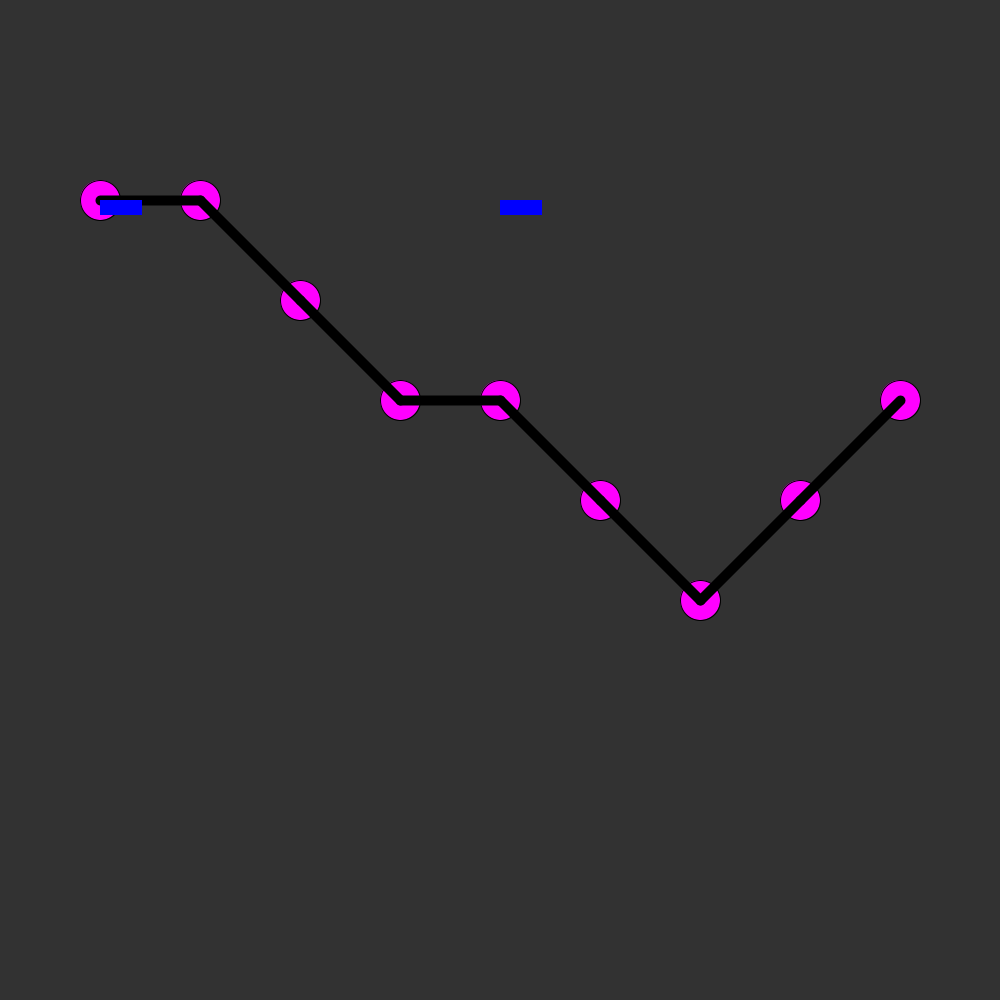
Frame 1 (no input)
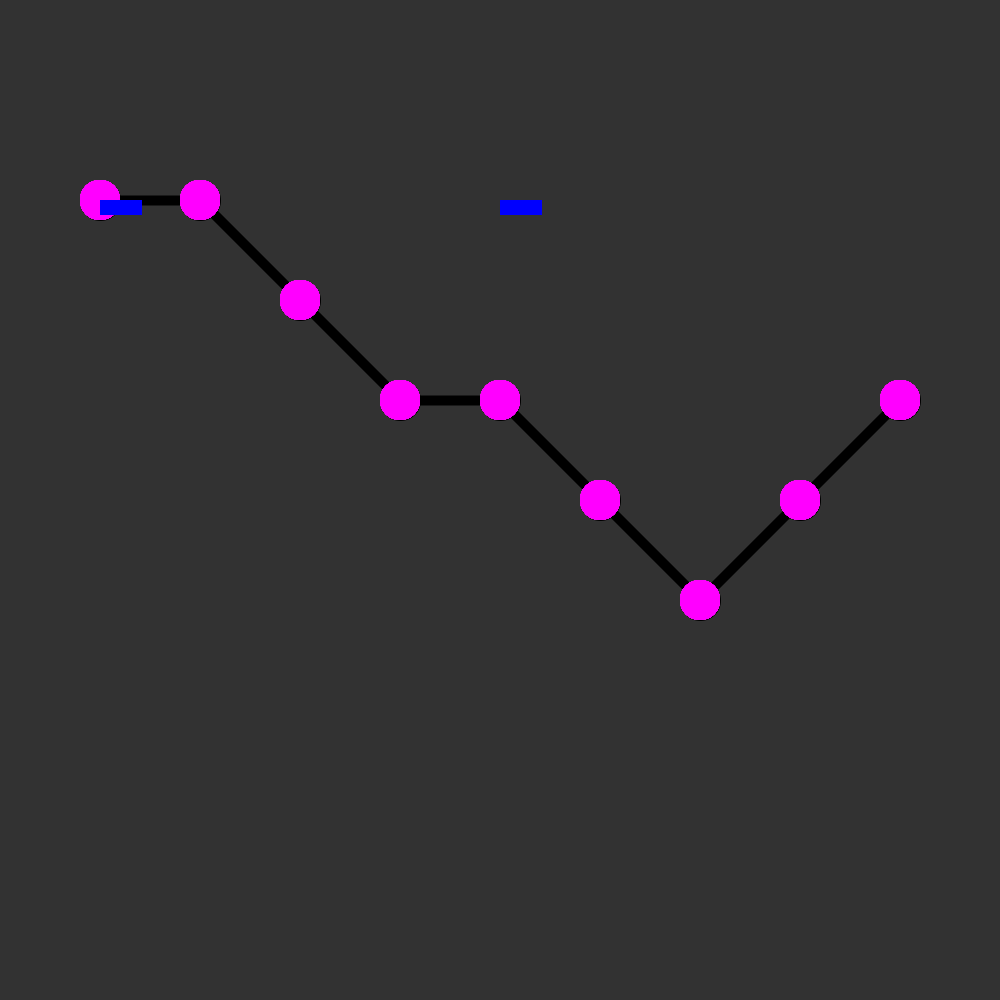
Frame 60 (the mouse pressed at the canvas centre just before this capture)
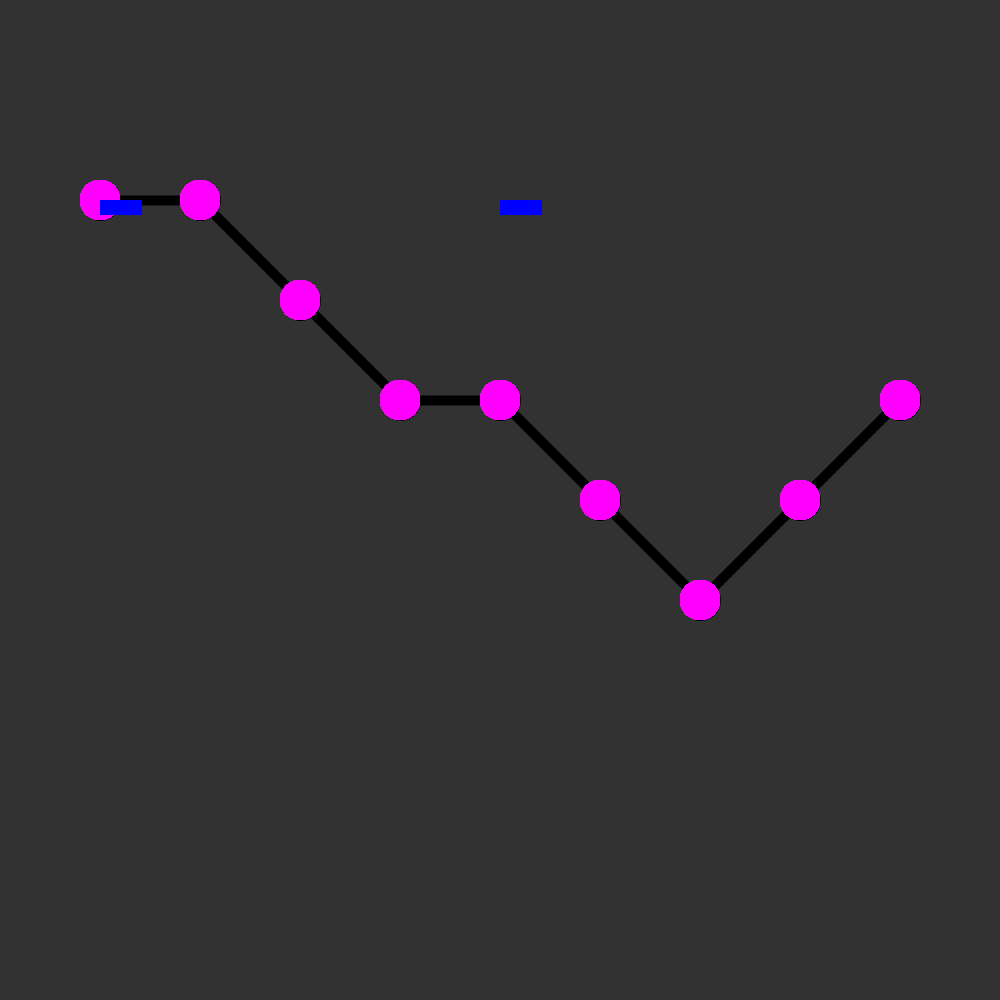
Frame 120 (the mouse held since frame 60 and released just before this capture)

The Processing sketch that drew these frames (run headless with seeded random() and noise(); from frame 60 on, the mouse is pressed at the canvas centre):

// Processing sketch: Driver
// ── Driver.pde

ArrayList<Station> stations= new ArrayList<Station>();
ArrayList<Route> routes = new ArrayList<Route>();
ArrayList<Train> trees = new ArrayList<Train>();;

void setup() {
  background(50);
  size(1000, 1000);

  textSize(40);

  //text("Welcome to the Train Simulation", 180, 60);
  createStations();

  createRoutes();
  trees.add(new Train(100,200));
  trees.add(new Train(500,200));

}


void draw() {
  for (Station w : stations) {
    w.display();
  }
  for (Route r : routes) {
    r.display();
  }
  
  for (Train t : trees) {
    t.display();
  }
}



void createStations() {
  stations.add(new Station(100, 200));
  stations.add(new Station(200, 200));
  stations.add(new Station(300, 300));
  stations.add(new Station(400, 400));

  stations.add(new Station(500, 400));

  stations.add(new Station(600, 500));
  stations.add(new Station(700, 600));
  stations.add(new Station(800, 500));
  stations.add(new Station(900, 400));
}

void createRoutes() {
  for (int i=0; i<stations.size()-1; i++) {
    float x1 = stations.get(i).xcord;
    float y1 = stations.get(i).ycord;
    float x2 = stations.get(i+1).xcord;
    float y2 = stations.get(i+1).ycord;
    routes.add(new Route(x1, y1, x2, y2));
  }
}

// ── Passenger.pde
class Passenger {
  float xcor, ycor;
  float s; //size
  float difX = 0.0;
  float difY = 0.0;
  int age;
  boolean over = false;
  boolean locked = false;
  int rcolor, bcolor, gcolor;
  color myColor;
  float PASSRADIUS = 20;
  
  Station myStation;  
  
  public Passenger(float x, float y, float w, float l) {
    xcor = x;
    ycor = y;
    s = w;
    s = l;
    //assigns each passenger to a random color
    rcolor = (int) (random(256));
    bcolor = (int) (random(256));
    gcolor = (int) (random(256));
    myColor = color(rcolor, bcolor, gcolor);
    if (max(rcolor, bcolor, gcolor) == rcolor) {
      age = 65 + (int) (random(20));
    } else if (max(rcolor, bcolor, gcolor) == bcolor) {
      age = 45 + (int) (random(20));
    } else {
      age = 25 + (int) (random(20));
    }
  }

  /*
  void display() {
   fill(myColor);
   strokeWeight(2);
   stroke(255,255,255);
   ellipse(xcor, ycor, s, s);
   }*/

  color white = color(255);
  void checkMouse() { //checks if mouse on passenger and 

    strokeWeight(2);

    if (sq(mouseX - xcor) + sq(mouseY - ycor) < sq(PASSRADIUS)) { //if mouse in the area of the circle

      over = true;

      if (!locked) { //if hovering, then change outline to white 
        stroke(white); 
        fill(153); //grayy
      }
    } else {
      stroke(153); //else, leave it
      fill(myColor);
      over = false;
    }
    ellipse( xcor, ycor, s, s);
  }

}

// ── Route.pde
class Route {
  float x1cor, y1cor, x2cor,y2cor;
  
  
  public Route(float x1,float y1,float x2,float y2) {
    x1cor = x1;
    y1cor = y1;
    x2cor = x2;
    y2cor = y2;
  }
  
  void display() {
    fill(255,0,0);
    strokeWeight(10);
    line(x1cor,y1cor,x2cor,y2cor);
  }
}

// ── Station.pde

class Station {

  float xcord; //station's x-coordinate
  float ycord; //station's y-coordinate

  float distX; //distance in x to next station
  float distY; //distance in y to next station
  int timer;
  boolean isTimerOn = false;
  Station nextStat; //next station
  final float RADIUS = 20;
  final float DIAMETER = 40; //station's diameter
  final color defColor = color(255, 0, 255); //default color which is magenta
  final color trainHereColor = color(250,250,0);
  
  public boolean trainHere; //is train on the station
  Train currTrainOnStation; //the train currently on the station
  color currColor = defColor;
  
  ArrayList<Passenger> passengers = new ArrayList<Passenger>();
  
  ArrayList<Passenger> passToBeRemoved = new ArrayList<Passenger>();


  
  
  public Station(float xcor, float ycor) {

    xcord = xcor;
    ycord = ycor;
    trainHere = false;
  }

  void setDists(Station star) { //sets distances to next train
    
    nextStat = star;
    distX = star.xcord - xcord;
    distY = star.ycord - ycord;
  }
  
  void setDistsZero() { //sets its distances to the next train to 0
    nextStat = this;
    distX = 0;
    distX = 0;
    distY = 0;
  }
  
  
  Station getNext() {
    return nextStat;
  }
  

  void display() {
    //
    //System.out.println(currColor);
    fill(currColor);
    ellipse(xcord, ycord, DIAMETER, DIAMETER);
  }
  
  void setTrainHere() { //sets color to train here color
    currColor = trainHereColor;
    trainHere = true;
    
  }
  
  
  //simulates what happens when train leaves, its current color goes back to default color, and trainhere becomes false
  void trainLeaves() {
    currColor = defColor;
    trainHere = false;
    currTrainOnStation = null;
  }
  void startTimer() {
    timer = second();
    isTimerOn = true;
  }
  
  
  int timer(){
    if (!trainHere){
      startTimer();
    }
    if (isTimerOn){
      //System.out.println("timer: " + timer + "second(): " + second());
      return (timer - second() + 5);
    }
    return 0;
  }
  
  
  void createPassengers() {
  for (int i = 0; i < 10; i++) {
    passengers.add(new Passenger(400, 150 + 65 * i, 40, 40)); //size and spacing of passengers
  }
}
}

// ── Train.pde



class Train {

  //float backX = 0;
  //float backY = 0;


  //PShape train, front, back, wheel1, wheel2, wheel3;

  float xcord, ycord;
  float trWid = 42;
  float trLen = 15;


  public Train(float xcor, float ycor) {

    xcord = xcor;
    ycord = ycor;

    //train = createShape(GROUP);


    //fill(50, 50, 100);
    //back = createShape(RECT, 0, 0, 100, 40, 5);


    ////front = createShape(RECT, 85, 75, 70,25);
    ////front.setFill(color(200,100,30));

    //color wheel = color(0);
    //wheel1 = createShape(ELLIPSE, 20, 45, 20, 20); //plus 20, plus 45
    //wheel1.setFill(wheel);

    //fill(wheel);

    ////wheel2 = createShape(ELLIPSE, 45, 45, 20, 20); //plus 45, plus 45; 

    //wheel3 = createShape(ELLIPSE, 70, 45, 20, 20); //plus 70, plus 45;

    //train.addChild(back);
    //train.addChild(wheel1);
    ////train.addChild(wheel2);
    //train.addChild(wheel3);
  }

  void display() {

    
     fill(0,0,255);
     noStroke();
     rect(xcord,ycord,trWid, trLen);
  }
}
